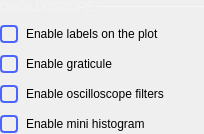
            <widget class="QWidget" name="Oscilloscope_2" native="true">
             <layout class="QVBoxLayout" name="verticalLayout_8">
              <property name="spacing">
               <number>5</number>
              </property>
              <property name="leftMargin">
               <number>0</number>
              </property>
              <property name="topMargin">
               <number>0</number>
              </property>
              <property name="rightMargin">
               <number>0</number>
              </property>
              <property name="bottomMargin">
               <number>0</number>
              </property>
              <item>
               <layout class="QHBoxLayout" name="horizontalLayout_8">
                <property name="spacing">
                 <number>0</number>
                </property>
                <property name="topMargin">
                 <number>0</number>
                </property>
                <item>
                 <widget class="QLabel" name="label_7">
                  <property name="sizePolicy">
                   <sizepolicy hsizetype="Fixed" vsizetype="Fixed">
                    <horstretch>0</horstretch>
                    <verstretch>0</verstretch>
                   </sizepolicy>
                  </property>
                  <property name="styleSheet">
                   <string notr="true">QLabel {
  font-size: 12px;
color: rgba(255, 255, 255, 70);
}</string>
                  </property>
                  <property name="text">
                   <string>OSCILLOSCOPE </string>
                  </property>
                 </widget>
                </item>
                <item>
                 <widget class="Line" name="line_2">
                  <property name="minimumSize">
                   <size>
                    <width>0</width>
                    <height>1</height>
                   </size>
                  </property>
                  <property name="maximumSize">
                   <size>
                    <width>16777215</width>
                    <height>1</height>
                   </size>
                  </property>
                  <property name="styleSheet">
                   <string notr="true">border: 1px solid rgba(255, 255, 255, 70);</string>
                  </property>
                  <property name="orientation">
                   <enum>Qt::Horizontal</enum>
                  </property>
                 </widget>
                </item>
               </layout>
              </item>
              <item>
               <spacer name="verticalSpacer_7">
                <property name="orientation">
                 <enum>Qt::Vertical</enum>
                </property>
                <property name="sizeType">
                 <enum>QSizePolicy::Fixed</enum>
                </property>
                <property name="sizeHint" stdset="0">
                 <size>
                  <width>20</width>
                  <height>5</height>
                 </size>
                </property>
               </spacer>
              </item>
              <item>
               <layout class="QHBoxLayout" name="horizontalLayout">
                <property name="spacing">
                 <number>0</number>
                </property>
                <property name="topMargin">
                 <number>0</number>
                </property>
                <item>
                 <widget class="QCheckBox" name="oscLabelsCheckBox">
                  <property name="sizePolicy">
                   <sizepolicy hsizetype="Minimum" vsizetype="Fixed">
                    <horstretch>0</horstretch>
                    <verstretch>0</verstretch>
                   </sizepolicy>
                  </property>
                  <property name="styleSheet">
                   <string notr="true">QCheckBox {
  spacing: 8px;
  background-color: transparent;
  font-size: 14px;
  font-weight: bold;

  color: rgba(255, 255, 255, 153);
}

QCheckBox::indicator {
  width: 14px;
  height: 14px;
  border: 2px solid rgb(74,100,255);
  border-radius: 4px;
}
QCheckBox::indicator:unchecked { background-color: transparent; }
QCheckBox::indicator:checked { background-color: rgb(74,100,255); }</string>
                  </property>
                  <property name="text">
                   <string/>
                  </property>
                 </widget>
                </item>
                <item>
                 <widget class="QLabel" name="label_2">
                  <property name="sizePolicy">
                   <sizepolicy hsizetype="Fixed" vsizetype="Preferred">
                    <horstretch>0</horstretch>
                    <verstretch>0</verstretch>
                   </sizepolicy>
                  </property>
                  <property name="text">
                   <string>Enable labels on the plot </string>
                  </property>
                 </widget>
                </item>
                <item>
                 <spacer name="horizontalSpacer">
                  <property name="orientation">
                   <enum>Qt::Horizontal</enum>
                  </property>
                  <property name="sizeHint" stdset="0">
                   <size>
                    <width>40</width>
                    <height>20</height>
                   </size>
                  </property>
                 </spacer>
                </item>
               </layout>
              </item>
              <item>
               <spacer name="verticalSpacer_2">
                <property name="orientation">
                 <enum>Qt::Vertical</enum>
                </property>
                <property name="sizeType">
                 <enum>QSizePolicy::Fixed</enum>
                </property>
                <property name="sizeHint" stdset="0">
                 <size>
                  <width>20</width>
                  <height>5</height>
                 </size>
                </property>
               </spacer>
              </item>
              <item>
               <layout class="QHBoxLayout" name="horizontalLayout_13">
                <property name="spacing">
                 <number>0</number>
                </property>
                <property name="bottomMargin">
                 <number>0</number>
                </property>
                <item>
                 <widget class="QCheckBox" name="oscGraticuleCheckBox">
                  <property name="styleSheet">
                   <string notr="true">QCheckBox {
  spacing: 8px;
  background-color: transparent;
  font-size: 14px;
  font-weight: bold;

  color: rgba(255, 255, 255, 153);
}

QCheckBox::indicator {
  width: 14px;
  height: 14px;
  border: 2px solid rgb(74,100,255);
  border-radius: 4px;
}
QCheckBox::indicator:unchecked { background-color: transparent; }
QCheckBox::indicator:checked { background-color: rgb(74,100,255); }</string>
                  </property>
                  <property name="text">
                   <string/>
                  </property>
                 </widget>
                </item>
                <item>
                 <widget class="QLabel" name="label_13">
                  <property name="text">
                   <string>Enable graticule</string>
                  </property>
                 </widget>
                </item>
                <item>
                 <spacer name="horizontalSpacer_9">
                  <property name="orientation">
                   <enum>Qt::Horizontal</enum>
                  </property>
                  <property name="sizeHint" stdset="0">
                   <size>
                    <width>40</width>
                    <height>20</height>
                   </size>
                  </property>
                 </spacer>
                </item>
               </layout>
              </item>
              <item>
               <spacer name="verticalSpacer_12">
                <property name="orientation">
                 <enum>Qt::Vertical</enum>
                </property>
                <property name="sizeType">
                 <enum>QSizePolicy::Fixed</enum>
                </property>
                <property name="sizeHint" stdset="0">
                 <size>
                  <width>20</width>
                  <height>5</height>
                 </size>
                </property>
               </spacer>
              </item>
              <item>
               <layout class="QHBoxLayout" name="horizontalLayout_17">
                <property name="spacing">
                 <number>0</number>
                </property>
                <property name="bottomMargin">
                 <number>0</number>
                </property>
                <item>
                 <widget class="QCheckBox" name="oscFilteringCheckBox">
                  <property name="styleSheet">
                   <string notr="true">QCheckBox {
  spacing: 8px;
  background-color: transparent;
  font-size: 14px;
  font-weight: bold;

  color: rgba(255, 255, 255, 153);
}

QCheckBox::indicator {
  width: 14px;
  height: 14px;
  border: 2px solid rgb(74,100,255);
  border-radius: 4px;
}
QCheckBox::indicator:unchecked { background-color: transparent; }
QCheckBox::indicator:checked { background-color: rgb(74,100,255); }</string>
                  </property>
                  <property name="text">
                   <string/>
                  </property>
                 </widget>
                </item>
                <item>
                 <widget class="QLabel" name="label_17">
                  <property name="text">
                   <string>Enable oscilloscope filters</string>
                  </property>
                 </widget>
                </item>
                <item>
                 <spacer name="horizontalSpacer_13">
                  <property name="orientation">
                   <enum>Qt::Horizontal</enum>
                  </property>
                  <property name="sizeHint" stdset="0">
                   <size>
                    <width>40</width>
                    <height>20</height>
                   </size>
                  </property>
                 </spacer>
                </item>
               </layout>
              </item>
              <item>
               <spacer name="verticalSpacer_13">
                <property name="orientation">
                 <enum>Qt::Vertical</enum>
                </property>
                <property name="sizeType">
                 <enum>QSizePolicy::Fixed</enum>
                </property>
                <property name="sizeHint" stdset="0">
                 <size>
                  <width>20</width>
                  <height>5</height>
                 </size>
                </property>
               </spacer>
              </item>
              <item>
               <layout class="QHBoxLayout" name="horizontalLayout_19">
                <property name="spacing">
                 <number>0</number>
                </property>
                <property name="bottomMargin">
                 <number>0</number>
                </property>
                <item>
                 <widget class="QCheckBox" name="histCheckBox">
                  <property name="styleSheet">
                   <string notr="true">QCheckBox {
  spacing: 8px;
  background-color: transparent;
  font-size: 14px;
  font-weight: bold;

  color: rgba(255, 255, 255, 153);
}

QCheckBox::indicator {
  width: 14px;
  height: 14px;
  border: 2px solid rgb(74,100,255);
  border-radius: 4px;
}
QCheckBox::indicator:unchecked { background-color: transparent; }
QCheckBox::indicator:checked { background-color: rgb(74,100,255); }</string>
                  </property>
                  <property name="text">
                   <string/>
                  </property>
                 </widget>
                </item>
                <item>
                 <widget class="QLabel" name="label_18">
                  <property name="text">
                   <string>Enable mini histogram</string>
                  </property>
                 </widget>
                </item>
                <item>
                 <spacer name="horizontalSpacer_14">
                  <property name="orientation">
                   <enum>Qt::Horizontal</enum>
                  </property>
                  <property name="sizeHint" stdset="0">
                   <size>
                    <width>40</width>
                    <height>20</height>
                   </size>
                  </property>
                 </spacer>
                </item>
               </layout>
              </item>
              <item>
               <spacer name="verticalSpacer_14">
                <property name="orientation">
                 <enum>Qt::Vertical</enum>
                </property>
                <property name="sizeHint" stdset="0">
                 <size>
                  <width>0</width>
                  <height>0</height>
                 </size>
                </property>
               </spacer>
              </item>
             </layout>
            </widget>
